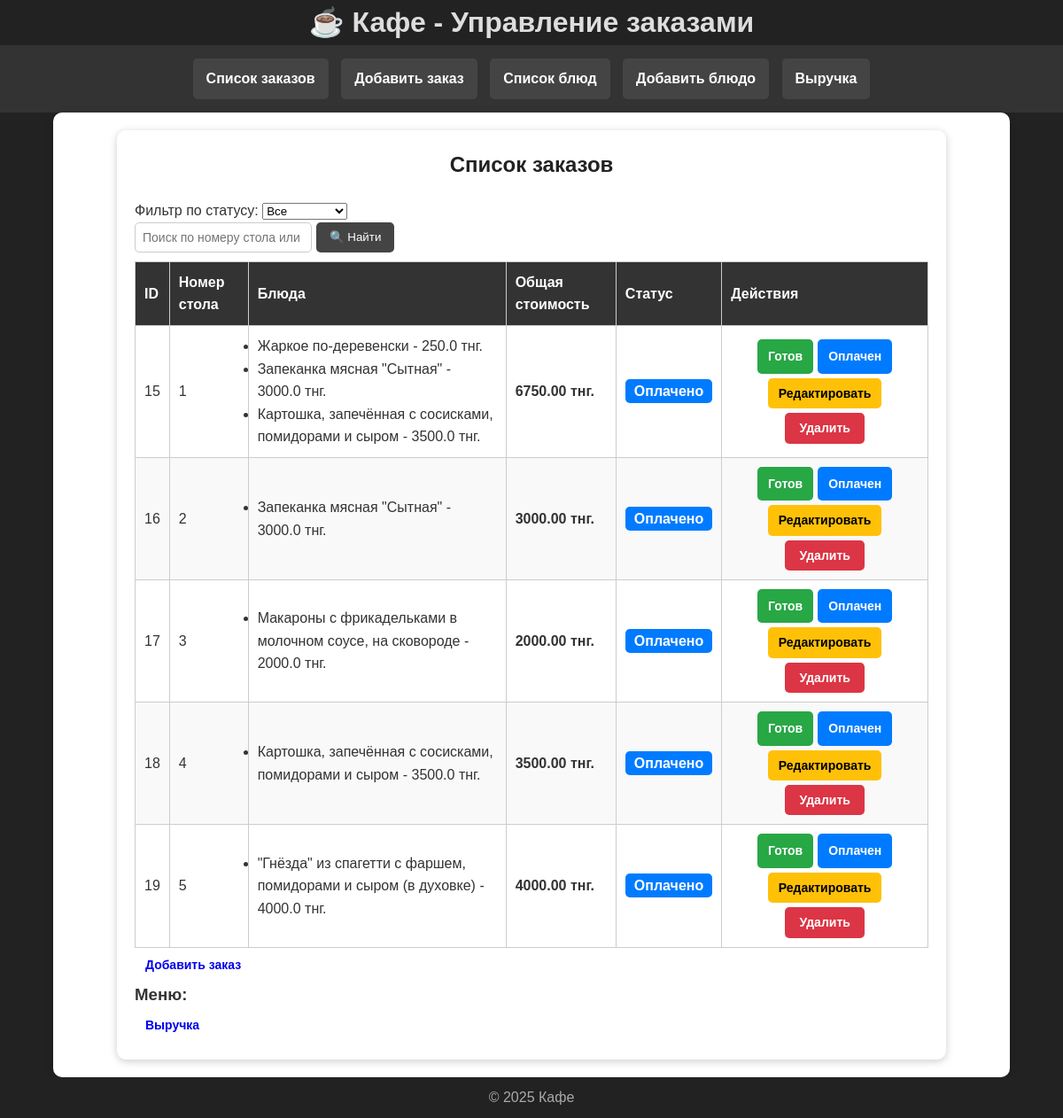
The app's page /orders/search/ with its own data.
### orders/models.py (models this page shows, shortened)
class Order(models.Model):
    STATUS_CHOICES = [
        ('pending', 'В ожидании'),
        ('ready', 'Готово'),
        ('paid', 'Оплачено'),
    ]
    table_number = models.IntegerField(null=True, blank=True)
    total_price = models.DecimalField(max_digits=10, decimal_places=2, default=0.00)
    status = models.CharField(max_length=20, choices=STATUS_CHOICES, default='pending')

class OrderItem(models.Model):
    order = models.ForeignKey(Order, on_delete=models.CASCADE, related_name='items')
    name = models.CharField(max_length=100, verbose_name="Название блюда")
    price = models.FloatField(verbose_name="Цена")

### orders/views.py (the view)
# urls.py: path('search/', views.search_orders, name='search_orders'),
def search_orders(request):
    query = request.GET.get('query', '')
    orders = Order.objects.filter(
        models.Q(table_number__icontains=query) | models.Q(status__icontains=query)
    )
    return render(request, 'orders/order_list.html', {'orders': orders})

### orders/templates/orders/order_list.html (shortened to what this page needs)
{% extends 'base.html' %}
{% block content %}
<div class="container">
    <h2>Список заказов</h2>
    <form method="GET" action="{% url 'order_list' %}" class="filter-form">
        <label for="status">Фильтр по статусу:</label>
        <select name="status" id="status" onchange="this.form.submit()">
            <option value="">Все</option>
        </select>
    </form>
    <form method="GET" action="{% url 'search_orders' %}" class="search-form">
        <input type="text" name="query" placeholder="Поиск по номеру стола или статусу...">
        <button type="submit">🔍 Найти</button>
    </form>
    <table>
        <thead>
            <tr>
                <th>ID</th>
                <th>Номер стола</th>
                <th>Блюда</th>
                <th>Общая стоимость</th>
                <th>Статус</th>
                <th>Действия</th>
            </tr>
        </thead>
        <tbody>
            {% for order in orders %}
            <tr>
                <td>{{ order.id }}</td>
                <td>{{ order.table_number }}</td>
                <td>
                    <ul>
                        {% for item in order.items.all %}
                        <li>{{ item.name }} - {{ item.price }} тнг.</li>
                        {% endfor %}
                    </ul>
                </td>
                <td><strong>{{ order.total_price }} тнг.</strong></td>
                <td>
                    <span class="status {% if order.status == 'pending' %}pending{% elif order.status == 'ready' %}ready{% else %}paid{% endif %}">
                        {{ order.get_status_display }}
                    </span>
                </td>
                <td class="actions">
                    <div class="btn-group">
                        <a href="{% url 'update_status' order.id 'ready' %}" class="btn ready">Готов</a>
                        <a href="{% url 'update_status' order.id 'paid' %}" class="btn paid">Оплачен</a>
                        <a href="{% url 'edit_order' order.id %}" class="btn edit">Редактировать</a>
                        <a href="{% url 'delete_order' order.id %}" class="btn delete">Удалить</a>
                    </div>
                </td>
            </tr>
            {% empty %}
            <tr>
                <td colspan="6">Заказов нет</td>
            </tr>
            {% endfor %}
        </tbody>
    </table>
    <div class="add-order-btn">
        <a href="{% url 'add_order' %}" class="btn add-order">Добавить заказ</a>
    </div>
    <h3>Меню:</h3>
    <div class="revenue-link">
        <a href="{% url 'calculate_revenue' %}" class="btn revenue">Выручка</a>
    </div>
</div>
{% endblock %}

### static/css/styles.css (style rules this page uses)
* { margin: 0; padding: 0; box-sizing: border-box; }
body { font-family: Arial, sans-serif; background-color: #222; color: #ddd; line-height: 1.6; }
.container { max-width: 900px; margin: 20px auto; padding: 20px; background: #fff; border-radius: 10px; box-shadow: 0 2px 10px rgba(0, 0, 0, 0.2); color: #333; }
h2 { text-align: center; margin-bottom: 20px; color: #222; }
table { width: 100%; border-collapse: collapse; margin-top: 10px; }
th, td { border: 1px solid #ccc; padding: 10px; text-align: left; }
th { background: #333; color: white; font-weight: bold; }
tr:nth-child(even) { background: #f9f9f9; }
.btn { padding: 8px 12px; border-radius: 5px; text-decoration: none; font-size: 14px; border: none; cursor: pointer; transition: background 0.3s, transform 0.2s; text-align: center; display: inline-block; font-weight: bold; }
.btn.ready { background-color: #28a745; color: white; }
.btn.paid { background-color: #007bff; color: white; }
.btn-group { display: flex; gap: 5px; flex-wrap: wrap; justify-content: center; }
.btn.delete { background-color: #dc3545; color: white; padding: 6px 12px; border-radius: 5px; border: none; cursor: pointer; font-weight: bold; text-align: center; min-width: 90px; transition: transform 0.2s; }
.btn.edit { background-color: #ffc107; color: black; padding: 6px 12px; border-radius: 5px; border: none; cursor: pointer; font-weight: bold; text-align: center; min-width: 90px; transition: transform 0.2s; }
.status { font-weight: bold; padding: 5px 10px; border-radius: 5px; }
.status.paid { background: #007bff; color: white; }
.search-form { display: flex; justify-content: flex-start; margin-bottom: 10px; }
.search-form input { padding: 8px; width: 200px; border: 1px solid #ccc; border-radius: 5px; font-size: 14px; }
.search-form button { padding: 8px 15px; background: #444; color: white; border: none; border-radius: 5px; margin-left: 5px; cursor: pointer; }
body { display: flex; flex-direction: column; min-height: 100vh; margin: 0; }
.container { flex: 1; }
.container { width: 80%; margin: 0 auto; }
.container { width: 90%; max-width: 1200px; margin: 0 auto; }

### records on screen
Order: id "15", table_number "1", total_price "6750.00", status "Оплачено"
OrderItem: name "Жаркое по-деревенски", price "250.0"
OrderItem: name "Запеканка мясная \"Сытная\"", price "3000.0"
OrderItem: name "Картошка, запечённая с сосисками, помидорами и сыром", price "3500.0"
Order: id "16", table_number "2", total_price "3000.00", status "Оплачено"
OrderItem: name "Запеканка мясная \"Сытная\"", price "3000.0"
Order: id "17", table_number "3", total_price "2000.00", status "Оплачено"
OrderItem: name "Макароны с фрикадельками в молочном соусе, на сковороде", price "2000.0"
Order: id "18", table_number "4", total_price "3500.00", status "Оплачено"
OrderItem: name "Картошка, запечённая с сосисками, помидорами и сыром", price "3500.0"
Order: id "19", table_number "5", total_price "4000.00", status "Оплачено"
OrderItem: name "\"Гнёзда\" из спагетти с фаршем, помидорами и сыром (в духовке)", price "4000.0"
